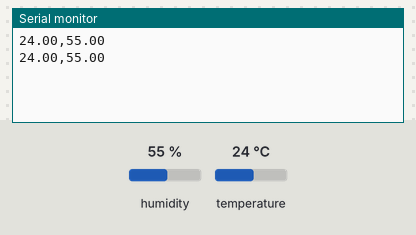
Bench run of a sketch on a simulated Arduino Uno, built with avr-gcc and run on an emulated ATmega328P. Shown: the last lines printed to the serial monitor. The test bench sets the inputs (shaded band); at power-on: humidity 55 %, temperature 24 °C.

Above: at 4.8 s.
4.9 s: humidity set to 22 %
At 7.1 s:
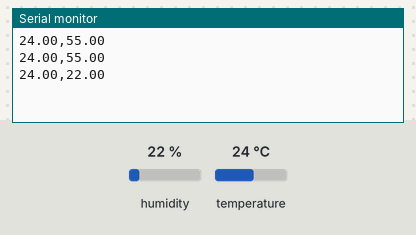
7.9 s: temperature set to 12 °C
At 9.6 s:
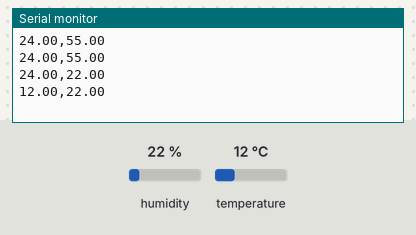
10.9 s: humidity set to 40 %
At 13.2 s:
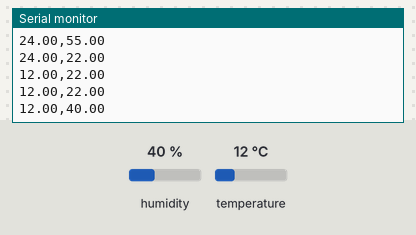
Timing chart, 0 to 14.7 s (numbered marks = the images above; inputs shaded):
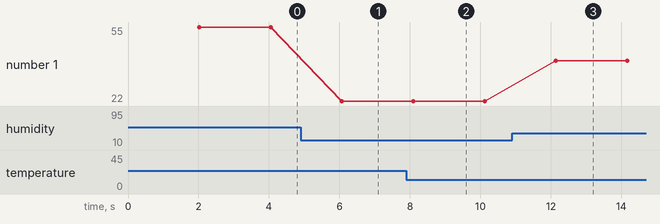

The sketch:

dth11_19092024.ino
```cpp
/*
DATE 19/09/2024
DEVELOPER : Aslly Zuñiga
SKETCH DESCRIPTION: GET TEMPERATURE AND HUMIDITY FROM DHT 11
*/
#include "DHT.h"
#define DHTTYPE DHT11
#define DHTPIN  8


float temp = 0;
float hum = 0;

DHT dht(DHTPIN, DHTTYPE);


void setup() {
  dht.begin();
  Serial.begin(9600);

}

void loop() {
  delay (2000);

temp = dht.readTemperature();
hum = dht.readHumidity();

Serial.print(temp);
Serial.print(",");
Serial.println(hum);

}
```

Measured:
- after the input at 4.9 s, the serial monitor: prints a new line after 1.2 s (image 1)
- after the input at 7.9 s, the serial monitor: prints a new line after 0.20 s (image 2)
- after the input at 10.9 s, the serial monitor: prints a new line after 1.2 s (image 3)
- plotted number 1: 55 → 22 after the input at 4.9 s, 22 → 40 after the input at 10.9 s
